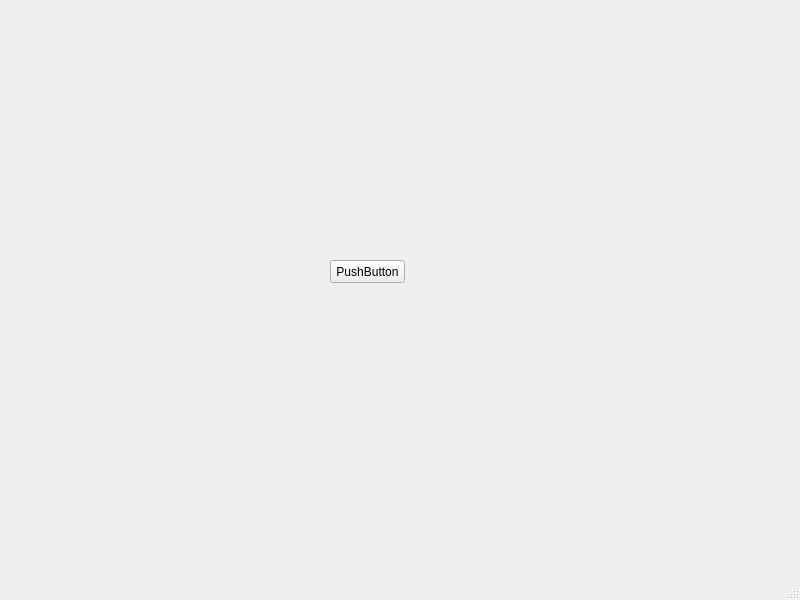
<?xml version="1.0" encoding="UTF-8"?>
<ui version="4.0">
 <class>MainWindow</class>
 <widget class="QMainWindow" name="MainWindow">
  <property name="geometry">
   <rect>
    <x>0</x>
    <y>0</y>
    <width>800</width>
    <height>600</height>
   </rect>
  </property>
  <property name="windowTitle">
   <string>MainWindow</string>
  </property>
  <widget class="QWidget" name="centralwidget">
   <widget class="QPushButton" name="pushButton">
    <property name="geometry">
     <rect>
      <x>330</x>
      <y>260</y>
      <width>75</width>
      <height>23</height>
     </rect>
    </property>
    <property name="text">
     <string>PushButton</string>
    </property>
   </widget>
  </widget>
  <widget class="QMenuBar" name="menubar">
   <property name="geometry">
    <rect>
     <x>0</x>
     <y>0</y>
     <width>800</width>
     <height>23</height>
    </rect>
   </property>
  </widget>
  <widget class="QStatusBar" name="statusbar"/>
 </widget>
 <resources/>
 <connections/>
</ui>
